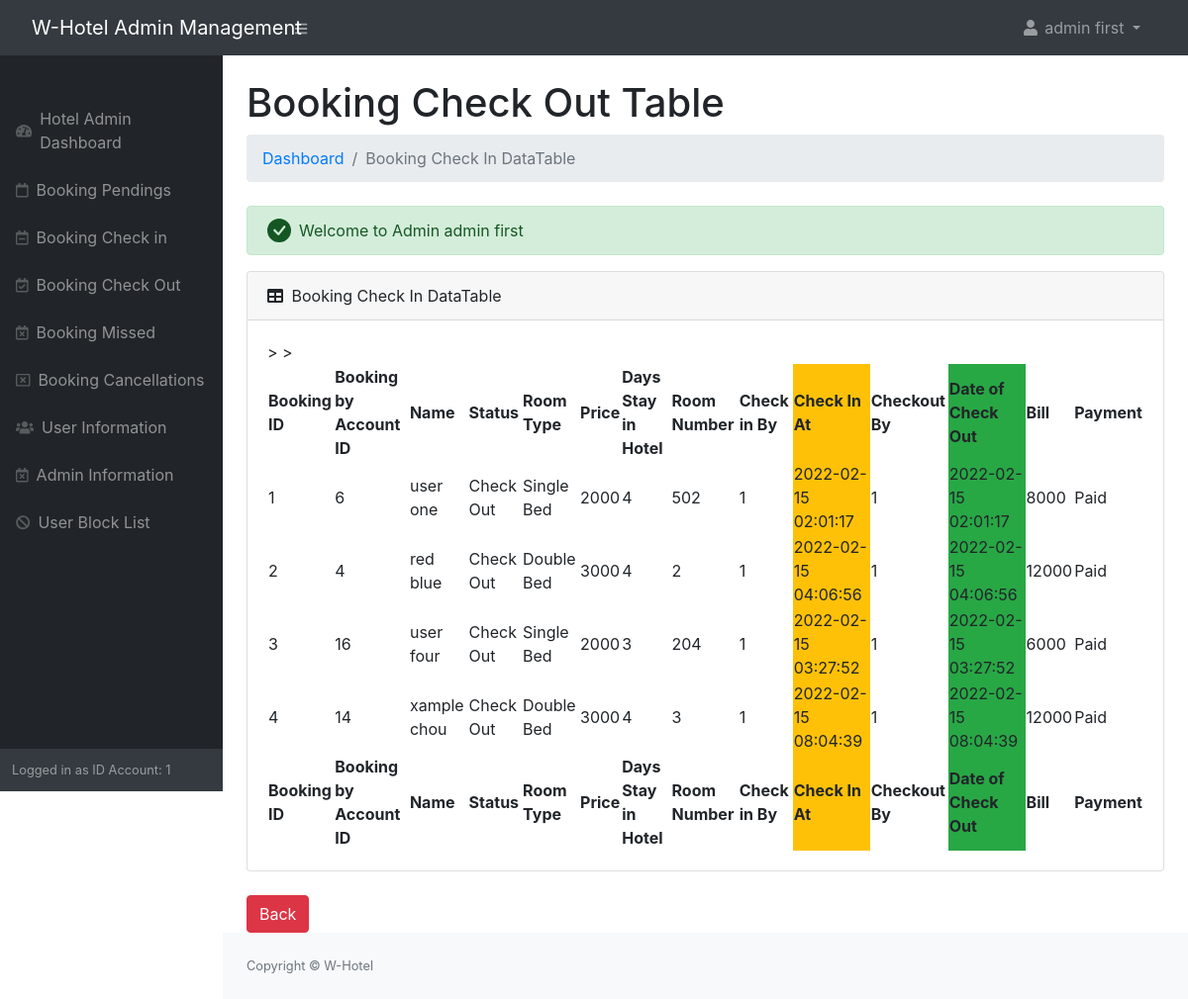
The app's page /admin/bookingcheckout.php (signed in) with its own data.
### tables this page shows
CREATE TABLE `booking` (
  `id` int(11) NOT NULL,
  `fullname` varchar(255) NOT NULL,
  `booking_by` varchar(255) NOT NULL,
  `status` varchar(255) NOT NULL,
  `date_booking` timestamp NOT NULL DEFAULT current_timestamp(),
  `set_booking` datetime NOT NULL,
  `price` varchar(255) NOT NULL,
  `editbooking_at` datetime NOT NULL,
  `editbooking_by` varchar(255) NOT NULL,
  `checkin_date` datetime NOT NULL,
  `by_checkin` varchar(255) NOT NULL,
  `days` varchar(255) NOT NULL,
  `room_no` varchar(255) NOT NULL,
  `setdate_checkout` datetime NOT NULL,
  `editsetdatecheckout_at` datetime NOT NULL,
  `editsetdatecheckout_by` varchar(255) NOT NULL,
  `bill` varchar(255) NOT NULL,
  `date_checkout` datetime NOT NULL,
  `checkout_by` varchar(255) NOT NULL,
  `checkout_room` varchar(255) NOT NULL,
  `payment` varchar(255) NOT NULL,
  `cancel_by` varchar(255) NOT NULL,
  `missed_by` varchar(255) NOT NULL,
  `markmissed_at` datetime NOT NULL
);

### admin/bookingcheckout.php (the view, shortened to what this page needs)
<?php
include('authentication.php');
include('includes/header.php');
?>
<div class="container-fluid  px-4">
        <h1 class="mt-4">Booking Check Out Table</h1>
        <ol class="breadcrumb mb-4">
            <li class="breadcrumb-item"><a href="index.php">Dashboard</a></li>
            <li class="breadcrumb-item active">Booking Check In DataTable</li>
        </ol>
        <?php include('messagefunction_green.php');  ?>
                <div class="card mb-4">
                    <div class="card-header">
                        <i class="fas fa-table me-1"></i>
                        Booking Check In DataTable
                    </div>
                    <div class="card-body">
                        <table id="datatablesSimple">
                            <thead>
                                <tr>
									<th>Booking ID</th>
									<th>Booking by Account ID</th>
									<th>Name</th>
									<th>Status</th>
									<th>Room Type</th>
									<th>Price</th>
									<th>Days Stay in Hotel</th>
									<th>Room Number</th>
									<th>Check in By</th>
									<th class="bg-warning">Check In At</th>
									<th>Checkout By</th>
									<th class="bg-success">Date of Check Out</th>
									<th>Bill</th>
									<th>Payment</th>>
                                </tr>
                            </thead>
                            <tfoot>
                                <tr>
                                    <th>Booking ID</th>
									<th>Booking by Account ID</th>
									<th>Name</th>
									<th>Status</th>
									<th>Room Type</th>
									<th>Price</th>
									<th>Days Stay in Hotel</th>
									<th>Room Number</th>
									<th>Check in By</th>
									<th class="bg-warning">Check In At</th>
									<th>Checkout By</th>
									<th class="bg-success">Date of Check Out</th>
									<th>Bill</th>
									<th>Payment</th>>
                                </tr>
                            </tfoot>
                            <tbody>
                                <?php
								$query = "SELECT * FROM booking WHERE status LIKE 'Check Out'";
								$query_run = mysqli_query($con, $query);
								if(mysqli_num_rows($query_run) > 0)
								{
									foreach ($query_run as $row)
									{
										?>
                            <tr>
                                <td><?= $row['id']; ?></td>
								<td><?= $row['booking_by']; ?></td>
								<td><?= $row['fullname']; ?></td>
								<td><?= $row['status']; ?></td>
								<td>
	                                <?php
	                                if($row['price'] == '2000')
	                                {
	                                    echo "Single Bed";
	                                }
	                                elseif($row['price'] == '3000')
	                                {
	                                    echo "Double Bed";
	                                }
	                                elseif($row['price'] == '4000')
	                                {
	                                    echo "Triple Bed";
	                                }
	                                ?>
	                            </td>
	                            <td><?= $row['price']; ?></td>
	                            <td><?= $row['days']; ?></td>
	                            <td><?= $row['checkout_room']; ?></td>
	                            <td><?= $row['by_checkin']; ?></td>
	                            <td class="bg-warning"><?= $row['checkin_date']; ?></td>
	                            <td><?= $row['checkout_by']; ?></td>
	                            <td class="bg-success"><?= $row['date_checkout']; ?></td>
								<td><?= $row['bill']; ?></td>
								<td><?= $row['payment']; ?></td>
                            </tr>
                                    <?php
                                }
                            }
                            else
                            {
                            ?>
                                <tr>
                                    <td colspan="6">No Record Found</td>
                                </tr>
                            <?php
                            }
                            ?>
		                    </tbody>
		                </table>
		            </div>
		        </div>
		        <div class="d-grid gap-2 d-md-block">
		        	<td><a href="index.php" class="btn btn-danger">Back</a></td>
				</div>
    </div>
<?php
include('includes/footer.php');
include('includes/scripts.php');
?>

### records on screen
booking: id "1", booking_by "6", fullname "user one", status "Check Out", shows "Single Bed", price "2000", days "4", checkout_room "502", by_checkin "1", checkin_date "2022-02-15 02:01:17", checkout_by "1", date_checkout "2022-02-15 02:01:17", bill "8000", payment "Paid"
booking: id "2", booking_by "4", fullname "red blue", status "Check Out", shows "Double Bed", price "3000", days "4", checkout_room "2", by_checkin "1", checkin_date "2022-02-15 04:06:56", checkout_by "1", date_checkout "2022-02-15 04:06:56", bill "12000", payment "Paid"
booking: id "3", booking_by "16", fullname "user four", status "Check Out", shows "Single Bed", price "2000", days "3", checkout_room "204", by_checkin "1", checkin_date "2022-02-15 03:27:52", checkout_by "1", date_checkout "2022-02-15 03:27:52", bill "6000", payment "Paid"
booking: id "4", booking_by "14", fullname "xample chou", status "Check Out", shows "Double Bed", price "3000", days "4", checkout_room "3", by_checkin "1", checkin_date "2022-02-15 08:04:39", checkout_by "1", date_checkout "2022-02-15 08:04:39", bill "12000", payment "Paid"

### other values on screen
$_SESSION['auth_user']['user_name'] "admin first"
$_SESSION['auth_user']['user_id'] "1"
$_SESSION['green'] "Welcome to Admin admin first"
